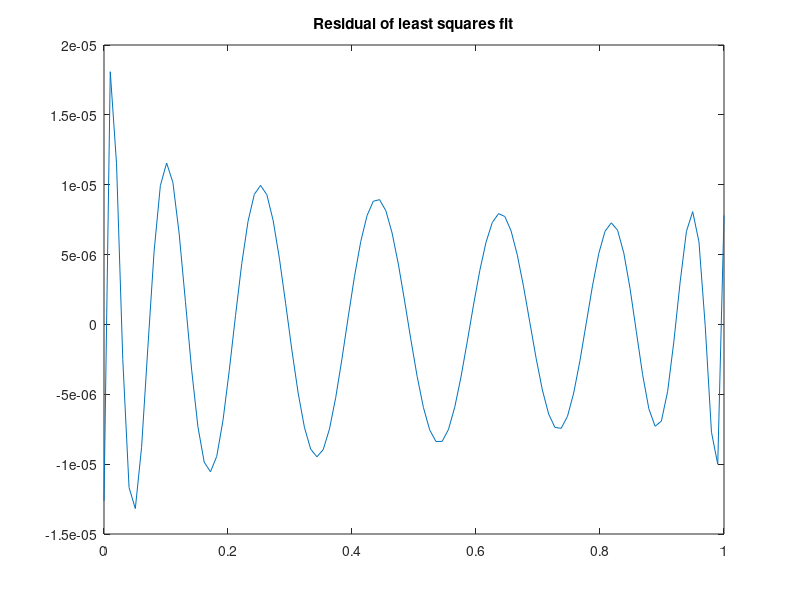

Here is the MATLAB script that generated this plot: (Note: this script raises an error after producing the figure.)

m = 100; n = 15;
t = (0:m-1)'/(m-1);
A = t.^0;
for j = 2:15, A(:,j)=t.^(j-1); end
b = exp(sin(4*t));
x = A\b;
plot(t,b-A*x)
title('Residual of least squares fit')

b = b/2006.787453104851834;
x = A\b;  y = A*x;

format compact, format short e
kappa = cond(A)
theta = asin(norm(y-b)/norm(b))
eta = norm(A)*norm(x)/norm(y)

K(1,1) = sec(theta);  K(2,1) = kappa*K(1,1);
K(1,2) = K(2,1)/eta;  K(2,2) = kappa + kappa^2*tan(theta)/eta

x = A\b;
fprintf('x(15) = %.15f\n',x(15))
errBS = abs(x(15)-1)

[Q,R] = qr(A,0);
x = R\(Q'*b);
fprintf('x(15) = %.15f\n',x(15))
errHH = abs(x(15)-1)

[Q,R] = mgs(A);
x = R\(Q'*b);
fprintf('x(15) = %.15f\n',x(15))
err = abs(x(15)-1)

norm(Q'*Q-eye(15))

[Q,R] = mgs([A b]);
x = R(1:15,1:15) \ R(1:15,16);
fprintf('x(15) = %.15f\n',x(15))
errMGS = abs(x(15)-1)

x = (A'*A)\(A'*b);
fprintf('x(15) = %.15f\n',x(15))

[U,S,V] = svd(A,0);
x = V*(S\(U'*b));
fprintf('x(15) = %.15f\n',x(15))
errSVD = abs(x(15)-1)

b = vpa( exp(sin(4*t)), 64 );
A = vpa(A,64);
[Q,R] = qr(A,0);
x1 = R\ (Q'*b);
[Q,R] = mgs([A b]);
x2 = R(1:15,1:15) \ R(1:15,16);
x3 = (A'*A)\(A'*b);
[U,S,V] = svd(A,0);
x4 = V*(S\(U'*b));

[x1(end);x2(end);x3(end);x4(end)]

t = vpa(0:m-1,64)'/vpa(m-1,64);
A = t.^0;
for j = 1:14, A=[A,t.*A(:,j)]; end
b = exp(sin(4*t));

[Q,R] = qr(A,0);
x1 = R\ (Q'*b);
[Q,R] = mgs([A b]);
x2 = R(1:15,1:15) \ R(1:15,16);
x3 = (A'*A)\(A'*b);
[U,S,V] = svd(A,0);
x4 = V*(S\(U'*b));

[x1(end);x2(end);x3(end);x4(end)]
